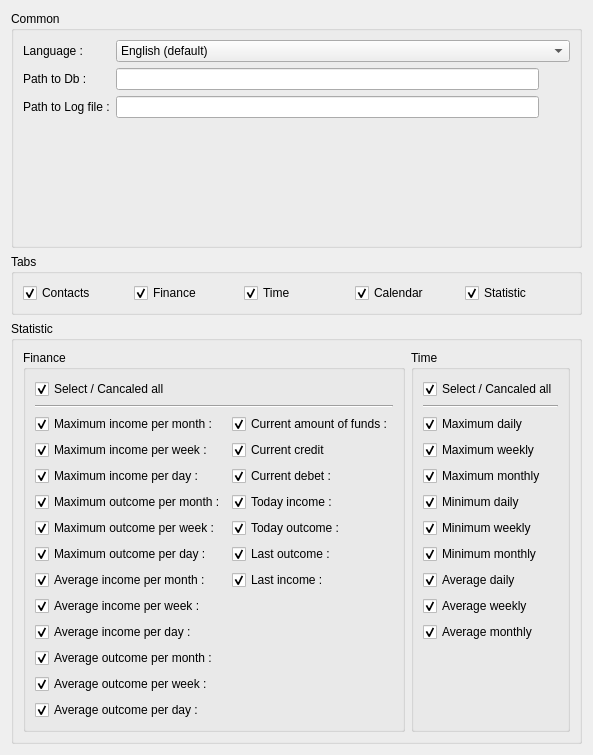
      <widget class="QWidget" name="SettingsTab">
       <attribute name="title">
        <string>Settings</string>
       </attribute>
       <layout class="QVBoxLayout" name="verticalLayout">
        <item>
         <widget class="QGroupBox" name="gbCommonSettings">
          <property name="title">
           <string>Common</string>
          </property>
          <layout class="QGridLayout" name="gridLayout_3">
           <item row="2" column="1">
            <widget class="QLineEdit" name="pathToLogFile"/>
           </item>
           <item row="0" column="0">
            <widget class="QLabel" name="lblLanguage">
             <property name="text">
              <string>Language :</string>
             </property>
            </widget>
           </item>
           <item row="2" column="0">
            <widget class="QLabel" name="lblPathToLogFile">
             <property name="text">
              <string>Path to Log file :</string>
             </property>
            </widget>
           </item>
           <item row="1" column="0">
            <widget class="QLabel" name="lblPathToDb">
             <property name="text">
              <string>Path to Db :</string>
             </property>
            </widget>
           </item>
           <item row="1" column="1">
            <widget class="QLineEdit" name="pathToDb"/>
           </item>
           <item row="1" column="2">
            <widget class="QPushButton" name="pbOpenPathToDb">
             <property name="maximumSize">
              <size>
               <width>25</width>
               <height>25</height>
              </size>
             </property>
             <property name="text">
              <string/>
             </property>
             <property name="icon">
              <iconset resource="res.qrc">
               <normaloff>:/directory</normaloff>:/directory</iconset>
             </property>
             <property name="flat">
              <bool>true</bool>
             </property>
            </widget>
           </item>
           <item row="2" column="2">
            <widget class="QPushButton" name="pbOpenPathToLogFile">
             <property name="maximumSize">
              <size>
               <width>25</width>
               <height>25</height>
              </size>
             </property>
             <property name="text">
              <string/>
             </property>
             <property name="icon">
              <iconset resource="res.qrc">
               <normaloff>:/directory</normaloff>:/directory</iconset>
             </property>
             <property name="flat">
              <bool>true</bool>
             </property>
            </widget>
           </item>
           <item row="0" column="1" colspan="2">
            <widget class="QComboBox" name="langauge">
             <item>
              <property name="text">
               <string>English (default)</string>
              </property>
             </item>
             <item>
              <property name="text">
               <string>Russian</string>
              </property>
             </item>
            </widget>
           </item>
           <item row="3" column="0" colspan="3">
            <spacer name="verticalSpacer_2">
             <property name="orientation">
              <enum>Qt::Vertical</enum>
             </property>
             <property name="sizeHint" stdset="0">
              <size>
               <width>20</width>
               <height>118</height>
              </size>
             </property>
            </spacer>
           </item>
          </layout>
         </widget>
        </item>
        <item>
         <widget class="QGroupBox" name="gbTabsSettings">
          <property name="title">
           <string>Tabs</string>
          </property>
          <layout class="QHBoxLayout" name="horizontalLayout_3">
           <item>
            <widget class="QCheckBox" name="checkBox_16">
             <property name="text">
              <string>Contacts</string>
             </property>
             <property name="checked">
              <bool>true</bool>
             </property>
            </widget>
           </item>
           <item>
            <widget class="QCheckBox" name="checkBox_15">
             <property name="text">
              <string>Finance</string>
             </property>
             <property name="checked">
              <bool>true</bool>
             </property>
            </widget>
           </item>
           <item>
            <widget class="QCheckBox" name="checkBox_14">
             <property name="text">
              <string>Time</string>
             </property>
             <property name="checked">
              <bool>true</bool>
             </property>
            </widget>
           </item>
           <item>
            <widget class="QCheckBox" name="checkBox_13">
             <property name="text">
              <string>Calendar</string>
             </property>
             <property name="checked">
              <bool>true</bool>
             </property>
            </widget>
           </item>
           <item>
            <widget class="QCheckBox" name="checkBox_12">
             <property name="text">
              <string>Statistic</string>
             </property>
             <property name="checked">
              <bool>true</bool>
             </property>
            </widget>
           </item>
          </layout>
         </widget>
        </item>
        <item>
         <widget class="QGroupBox" name="gbStatisticSettings">
          <property name="title">
           <string>Statistic</string>
          </property>
          <layout class="QHBoxLayout" name="horizontalLayout_2">
           <item>
            <widget class="QGroupBox" name="gbFinanceStatisticSettings">
             <property name="title">
              <string>Finance</string>
             </property>
             <layout class="QGridLayout" name="gridLayout">
              <item row="13" column="0">
               <widget class="QCheckBox" name="cbAverageOutcomePerDay">
                <property name="text">
                 <string>Average outcome per day :</string>
                </property>
                <property name="checked">
                 <bool>true</bool>
                </property>
               </widget>
              </item>
              <item row="12" column="0">
               <widget class="QCheckBox" name="cbAverageOutcomePerWeek">
                <property name="text">
                 <string>Average outcome per week :</string>
                </property>
                <property name="checked">
                 <bool>true</bool>
                </property>
               </widget>
              </item>
              <item row="11" column="0">
               <widget class="QCheckBox" name="cbAverageOutcomePerMonth">
                <property name="text">
                 <string>Average outcome per month :</string>
                </property>
                <property name="checked">
                 <bool>true</bool>
                </property>
               </widget>
              </item>
              <item row="10" column="0">
               <widget class="QCheckBox" name="cbAverageIncomePerDay">
                <property name="text">
                 <string>Average income per day :</string>
                </property>
                <property name="checked">
                 <bool>true</bool>
                </property>
               </widget>
              </item>
              <item row="9" column="0">
               <widget class="QCheckBox" name="cbAverageIncomePerWeek">
                <property name="text">
                 <string>Average income per week :</string>
                </property>
                <property name="checked">
                 <bool>true</bool>
                </property>
               </widget>
              </item>
              <item row="8" column="0">
               <widget class="QCheckBox" name="cbAverageIncomePerMonth">
                <property name="text">
                 <string>Average income per month :</string>
                </property>
                <property name="checked">
                 <bool>true</bool>
                </property>
               </widget>
              </item>
              <item row="7" column="0">
               <widget class="QCheckBox" name="cbMaxOutcomePerDay">
                <property name="text">
                 <string>Maximum outcome per day :</string>
                </property>
                <property name="checked">
                 <bool>true</bool>
                </property>
               </widget>
              </item>
              <item row="6" column="0">
               <widget class="QCheckBox" name="cbMaxOutcomePerWeek">
                <property name="text">
                 <string>Maximum outcome per week :</string>
                </property>
                <property name="checked">
                 <bool>true</bool>
                </property>
               </widget>
              </item>
              <item row="5" column="0">
               <widget class="QCheckBox" name="cbMaxOutcomePerMonth">
                <property name="text">
                 <string>Maximum outcome per month :</string>
                </property>
                <property name="checked">
                 <bool>true</bool>
                </property>
               </widget>
              </item>
              <item row="4" column="0">
               <widget class="QCheckBox" name="cbMaxIncomePerDay">
                <property name="text">
                 <string>Maximum income per day :</string>
                </property>
                <property name="checked">
                 <bool>true</bool>
                </property>
               </widget>
              </item>
              <item row="3" column="0">
               <widget class="QCheckBox" name="cbMaxIncomePerWeek">
                <property name="text">
                 <string>Maximum income per week :</string>
                </property>
                <property name="checked">
                 <bool>true</bool>
                </property>
               </widget>
              </item>
              <item row="2" column="0">
               <widget class="QCheckBox" name="cbMaxIncomePerMonth">
                <property name="text">
                 <string>Maximum income per month :</string>
                </property>
                <property name="checked">
                 <bool>true</bool>
                </property>
               </widget>
              </item>
              <item row="0" column="0">
               <widget class="QCheckBox" name="cbSelectAllFinanceStatistic">
                <property name="text">
                 <string>Select / Cancaled all</string>
                </property>
                <property name="checked">
                 <bool>true</bool>
                </property>
               </widget>
              </item>
              <item row="2" column="1">
               <widget class="QCheckBox" name="cbCurrentAmountOfFunds">
                <property name="text">
                 <string>Current amount of funds :</string>
                </property>
                <property name="checked">
                 <bool>true</bool>
                </property>
               </widget>
              </item>
              <item row="1" column="0" colspan="2">
               <widget class="Line" name="lineSettingsFinanceStatistic">
                <property name="orientation">
                 <enum>Qt::Horizontal</enum>
                </property>
               </widget>
              </item>
              <item row="5" column="1">
               <widget class="QCheckBox" name="cbTodayIncome">
                <property name="text">
                 <string>Today income :</string>
                </property>
                <property name="checked">
                 <bool>true</bool>
                </property>
               </widget>
              </item>
              <item row="6" column="1">
               <widget class="QCheckBox" name="cbTodayOutcome">
                <property name="text">
                 <string>Today outcome :</string>
                </property>
                <property name="checked">
                 <bool>true</bool>
                </property>
               </widget>
              </item>
              <item row="3" column="1">
               <widget class="QCheckBox" name="cbCurrentCredit">
                <property name="text">
                 <string>Current credit</string>
                </property>
                <property name="checked">
                 <bool>true</bool>
                </property>
               </widget>
              </item>
              <item row="4" column="1">
               <widget class="QCheckBox" name="cbCurrentDebet">
                <property name="text">
                 <string>Current debet :</string>
                </property>
                <property name="checked">
                 <bool>true</bool>
                </property>
               </widget>
              </item>
              <item row="7" column="1">
               <widget class="QCheckBox" name="cbLastOutcome">
                <property name="text">
                 <string>Last outcome :</string>
                </property>
                <property name="checked">
                 <bool>true</bool>
                </property>
               </widget>
              </item>
              <item row="8" column="1">
               <widget class="QCheckBox" name="cbLastIncome">
                <property name="text">
                 <string>Last income :</string>
                </property>
                <property name="checked">
                 <bool>true</bool>
                </property>
               </widget>
              </item>
             </layout>
            </widget>
           </item>
           <item>
            <widget class="QGroupBox" name="gbTimeStatisticSettings">
             <property name="title">
              <string>Time</string>
             </property>
             <layout class="QVBoxLayout" name="verticalLayout_4">
              <item>
               <widget class="QCheckBox" name="cbSelectAllTimeStatistic">
                <property name="text">
                 <string>Select / Cancaled all</string>
                </property>
                <property name="checked">
                 <bool>true</bool>
                </property>
               </widget>
              </item>
              <item>
               <widget class="Line" name="lineSettingsTimeStatistic">
                <property name="orientation">
                 <enum>Qt::Horizontal</enum>
                </property>
               </widget>
              </item>
              <item>
               <widget class="QCheckBox" name="cbMaximumDaily">
                <property name="text">
                 <string>Maximum daily</string>
                </property>
                <property name="checked">
                 <bool>true</bool>
                </property>
               </widget>
              </item>
              <item>
               <widget class="QCheckBox" name="cbMaximumWeekly">
                <property name="text">
                 <string>Maximum weekly</string>
                </property>
                <property name="checked">
                 <bool>true</bool>
                </property>
               </widget>
              </item>
              <item>
               <widget class="QCheckBox" name="cbMaximumMonthly">
                <property name="text">
                 <string>Maximum monthly</string>
                </property>
                <property name="checked">
                 <bool>true</bool>
                </property>
               </widget>
              </item>
              <item>
               <widget class="QCheckBox" name="cbMinimumDaily">
                <property name="text">
                 <string>Minimum daily</string>
                </property>
                <property name="checked">
                 <bool>true</bool>
                </property>
               </widget>
              </item>
              <item>
               <widget class="QCheckBox" name="cbMinimumWeekly">
                <property name="text">
                 <string>Minimum weekly</string>
                </property>
                <property name="checked">
                 <bool>true</bool>
                </property>
               </widget>
              </item>
              <item>
               <widget class="QCheckBox" name="cbMinimumMonthly">
                <property name="text">
                 <string>Minimum monthly</string>
                </property>
                <property name="checked">
                 <bool>true</bool>
                </property>
               </widget>
              </item>
              <item>
               <widget class="QCheckBox" name="cbAverageDaily">
                <property name="text">
                 <string>Average daily</string>
                </property>
                <property name="checked">
                 <bool>true</bool>
                </property>
               </widget>
              </item>
              <item>
               <widget class="QCheckBox" name="cbAverageWeekly">
                <property name="text">
                 <string>Average weekly</string>
                </property>
                <property name="checked">
                 <bool>true</bool>
                </property>
               </widget>
              </item>
              <item>
               <widget class="QCheckBox" name="cbAverageMonthly">
                <property name="text">
                 <string>Average monthly</string>
                </property>
                <property name="checked">
                 <bool>true</bool>
                </property>
               </widget>
              </item>
              <item>
               <spacer name="vSpacerSettingsTimeStatistic">
                <property name="orientation">
                 <enum>Qt::Vertical</enum>
                </property>
                <property name="sizeHint" stdset="0">
                 <size>
                  <width>20</width>
                  <height>40</height>
                 </size>
                </property>
               </spacer>
              </item>
             </layout>
            </widget>
           </item>
          </layout>
         </widget>
        </item>
       </layout>
      </widget>
